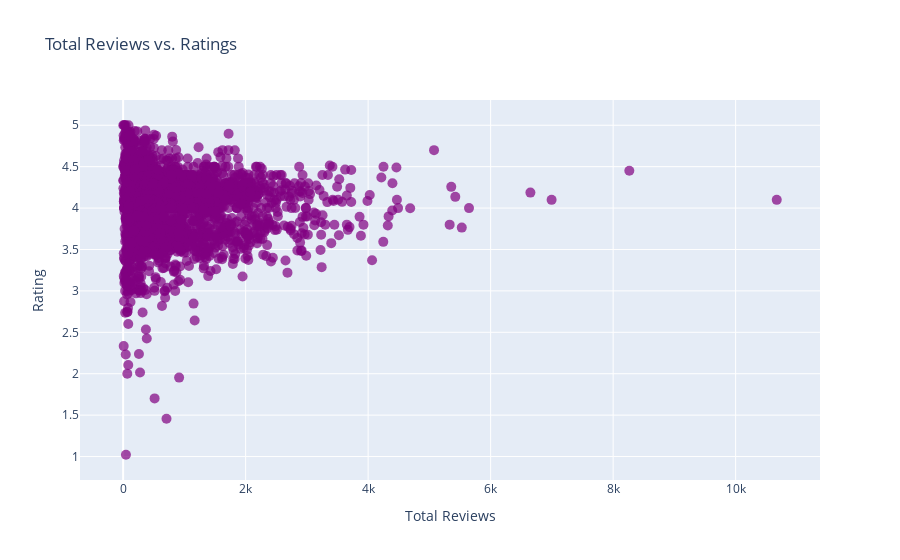

Source (notebook cell):
### Code cell
import pandas as pd
import plotly.graph_objects as go
import numpy as np
from scipy.stats import pearsonr
from sklearn.linear_model import LinearRegression
df_integrated = df_integrated.dropna()

# Load the data into a Pandas DataFrame


# Create a scatter plot of total_reviews vs rating
fig = go.Figure(go.Scatter(
    x=df_integrated['total_reviews'],
    y=df_integrated['rating'],
    mode='markers',
    marker=dict(
        color='purple', # Change the color of the markers to purple
        size=10, # Set the size of the markers
        opacity=0.7 # Set the opacity of the markers
    )
))

# Set the plot title and axis labels
fig.update_layout(
    title='Total Reviews vs. Ratings',
    xaxis_title='Total Reviews',
    yaxis_title='Rating'
)

# Show the plot
fig.show()

# Calculate the correlation coefficient between total_reviews and rating using Pearson correlation
corr_coef, p_value = pearsonr(df_integrated['total_reviews'].dropna(), df_integrated['rating'].dropna())

# Print the correlation coefficient and interpret it
if not np.isnan(corr_coef) and not np.isinf(corr_coef):
    print("Pearson correlation coefficient:", corr_coef)
    if corr_coef < -0.5 or corr_coef > 0.5:
        print("There is a strong correlation between total_reviews and rating.")
    elif corr_coef < -0.3 or corr_coef > 0.3:
        print("There is a moderate correlation between total_reviews and rating.")
    else:
        print("There is a weak correlation between total_reviews and rating.")
else:
    print("Unable to calculate Pearson correlation coefficient due to NaNs or Infs in the data.")

# Calculate the linear regression line of best fit using scikit-learn
if not df_integrated['total_reviews'].isnull().values.any() and not df_integrated['rating'].isnull().values.any():
    model = LinearRegression().fit(df_integrated[['total_reviews']], df_integrated['rating'])
    m = model.coef_[0]
    b = model.intercept_

    # Add the regression line to the plot
    x = np.array([df_integrated['total_reviews'].min(), df_integrated['total_reviews'].max()])
    y = m * x + b

    fig.add_trace(go.Scatter(x=x, y=y, mode='lines', name='Regression Line'))

    # Calculate the coefficient of determination (R-squared)
    y_pred = model.predict(df_integrated[['total_reviews']])
    ssr = ((df_integrated['rating'] - y_pred) ** 2).sum()
    sst = ((df_integrated['rating'] - df_integrated['rating'].mean()) ** 2).sum()
    r_squared = 1 - (ssr / sst)

    print("Coefficient of determination (R-squared):", r_squared)
else:
    print("Unable to calculate linear regression due to NaNs in the data.")

### Figure 1 — Plotly figure (JSON) as saved in the notebook; plotly's stock layout.template omitted (floating-point values rounded to 4 significant figures; data arrays with more than 128 entries replaced by an {"elided": "..."} marker saying what was removed)
{"data": [{"marker": {"color": "purple", "opacity": 0.7, "size": 10}, "mode": "markers", "type": "scatter", "x": {"elided": "3265 int values"}, "y": {"elided": "3265 float values"}}], "layout": {"title": {"text": "Total Reviews vs. Ratings"}, "xaxis": {"title": {"text": "Total Reviews"}}, "yaxis": {"title": {"text": "Rating"}}}}
